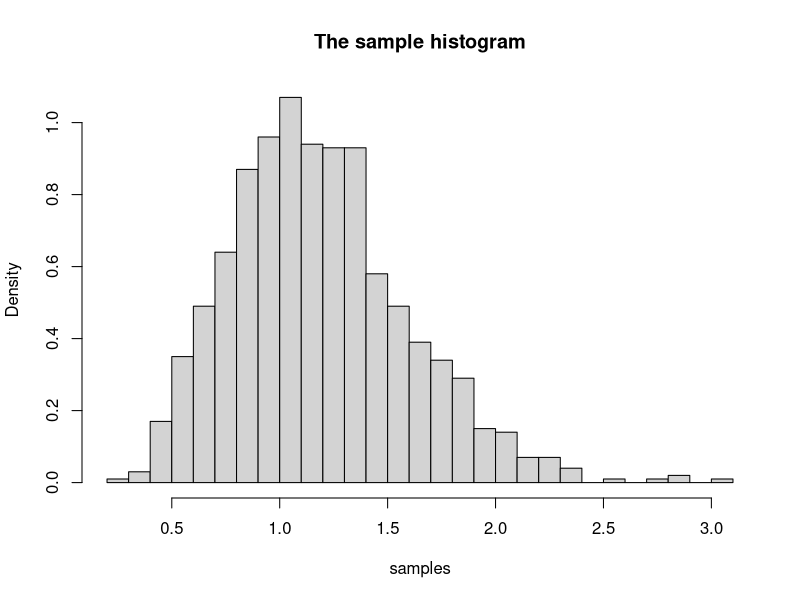
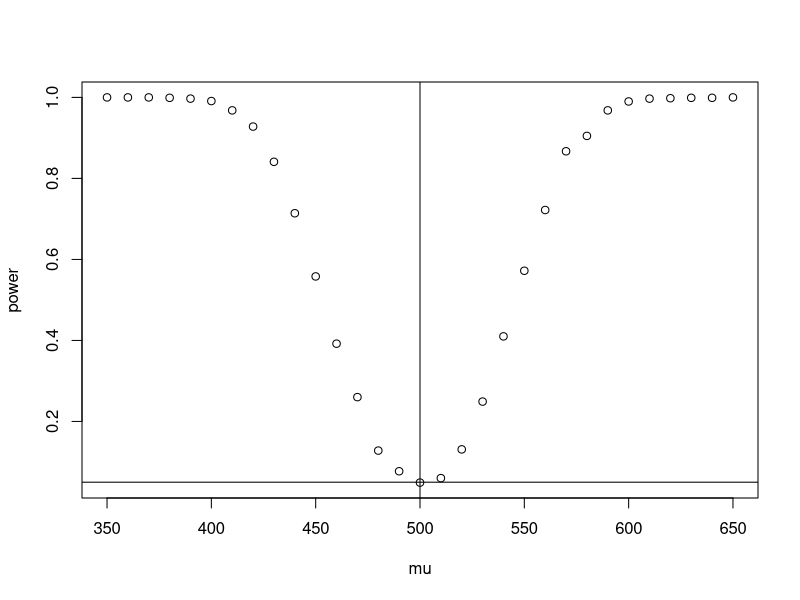
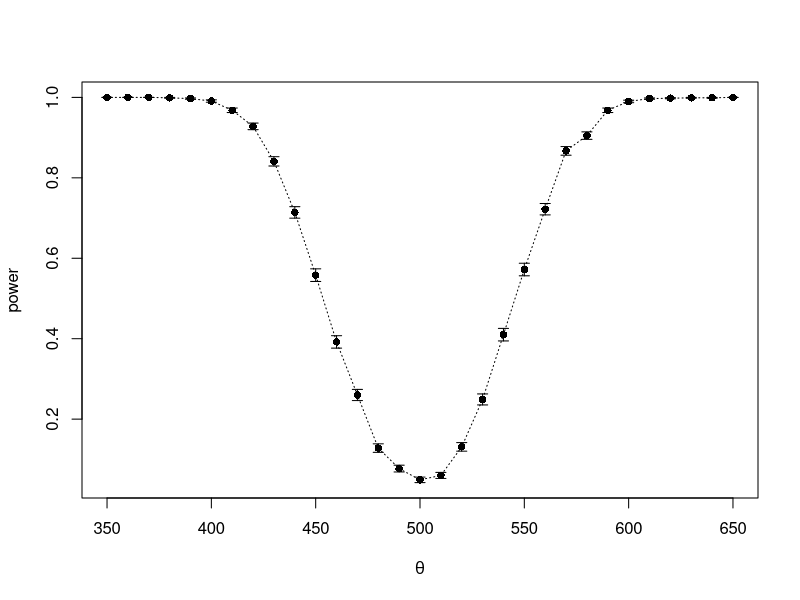
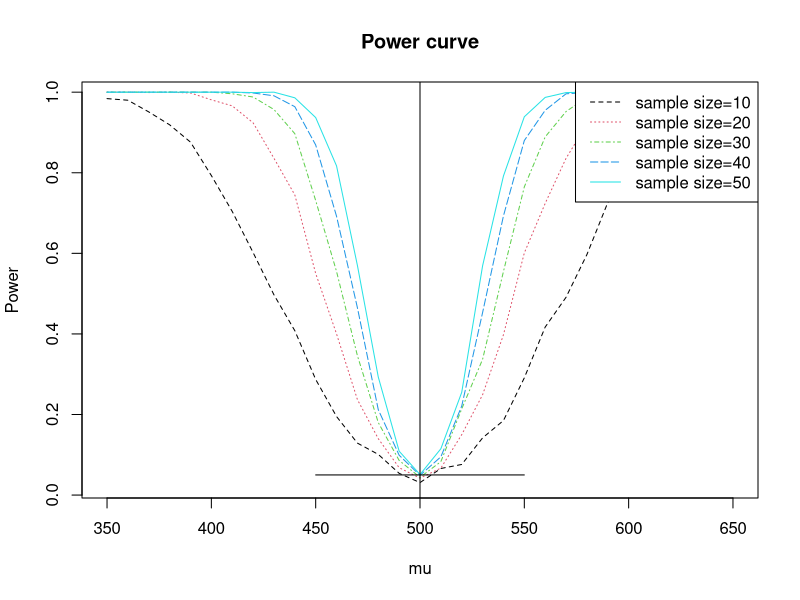

R code for these plots, in order:
## ---- chunk 1
options(scipen = 1, digits = 4, width = 80)
## ---- chunk 2
u <- runif(1000)             #Generating standard uniform variates
X <- (log(1-u)*(-5^4))^(1/4)       #Generating the random values from distribution f using inverse transform method
(est1 = mean(X))
(var1 = var(X))
## ---- chunk 3
u <- runif(1000)
X = ((log(1-u)*(- 5^4))^(1/4) + (log(u)*(- 5^4))^(1/4)) / 2
(est2 = mean(X))
(var2 = var(X))
## ---- chunk 4
x <- c(0.5, 1, 0.1, 1.7, 1.4) #observed data
x_sum = sum(x)

m <- 1000
theta <- rgamma(m, 3, 2)
h <- theta^5 * exp(-theta * x_sum) # compute h(theta)
C <- mean(h) # estimate the normalizing constant
posterior_mean <- mean(theta * h) / C # estimate the posterior mean
posterior_mean
## ---- chunk 5
    x <- c(0.5, 1, 0.1, 1.7, 1.4) #observed data
    n <- length(x)
    x_bar <- mean(x)
    f_g <- function(theta) { # f / g
      f <- theta^(n + 2) * exp(-n * theta * x_bar - 2 * theta) 
      g <- n * x_bar * exp(- n * x_bar * theta)
      return(f / g)
    }
    C <- optimize(f = f_g, c(0, 200), maximum = T)$objective # find the upper bound of f / g
    C
    samples <- numeric(1000)
    acc_cnt = 0
    while (acc_cnt < 1000) {
      u <- runif(1)
      y <- rexp(1, rate = n * x_bar)
      f <- y^(n + 2) * exp( - n * y * x_bar - 2 * y)
      g <- n * x_bar * exp(-n * x_bar * y)
      if (u <= f/g/C) {
        acc_cnt <- acc_cnt + 1
        samples[acc_cnt] <- y
      }
    }
    mean(samples)
    hist(samples, breaks=20, probability = TRUE, main="The sample histogram")
## ---- chunk 6
quantiles <- c(0.025, 0.05, 0.95, 0.975)

sk <- function(x) {
  #computes the sample skewness coeff.
  xbar <- mean(x)
  m3 <- mean((x - xbar)^3)
  m2 <- mean((x - xbar)^2)
  return(m3 / m2^1.5)
}

m <- 1000
b <- numeric(m) # a vector of sample sizes
for(i in 1 : m) {
  x <- rnorm(1000, 0, 1)
  b[i] <- sk(x)
}
ests <- quantile(b, quantiles)

se <- function(q, n, ests) {
  return (q * (1 - q) / n / dnorm(ests)^2)
}
est_se <- numeric(length(quantiles))
for (i in 1 : length(est_se)) {
  est_se[i] <- sqrt(se(quantiles[i], m, ests[i]))
}

real <- qnorm(quantiles, 0, sqrt(6/1000))
table <- cbind(quantiles, ests, real, est_se)
colnames(table) <- c("quantile", "estimated quantile", "theoretical quantile", "estimate's standard error")
table
## ---- chunk 7
m <- 2000
K <- 9
n <- 20
tmean <- matrix(0,m,K)
mse_est <- numeric(K)
mse_se <- numeric(K)
for(k in 1:K){
  for (i in 1:m) {
    x <- sort(rcauchy(n))
    tmean[i,k] <- mean(x[(k+1):(n-k)])
    }
  mse_est[k] <- mean(tmean[,k]^2)
  mse_se[k] <- sqrt(sum((tmean[,k] - mean(tmean[,k]))^2)) / m
}
table <- cbind(seq(1:K),round(mse_est,5),round(mse_se,5))
colnames(table) <- c("k", "Estimated MSE of level k trimmed means", "Standard Error")
knitr::kable(table, caption = 'Estimates of MSE')
## ---- chunk 8
alpha = 0.05
mu <- c(seq(350, 650, 10)) #alternative H
n <- 20
sigma <- 100
m <- 1000
mu0 <- 500
M <- length(mu)
power <- numeric(M)
for (i in 1 : M) {
  pvalues <- replicate(m, expr = {x <- rnorm(n, mean = mu[i], sd = sigma)
      ttest <- t.test(x, alternative = "two.sided", mu = mu0)
      ttest$p.value})
  power[i] <- mean(pvalues <= alpha)
}

library(Hmisc) #for errbar
plot(mu, power)
abline(v = mu0, lty = 1)
abline(h = alpha, lty = 1)
se <- sqrt(power * (1-power) / m)
errbar(mu, power, yplus = power+se, yminus = power-se,xlab = bquote(theta))
lines(mu, power, lty=3)
detach(package:Hmisc)
## ---- chunk 9
n <- seq(10,50,10) #sample size
mu <- c(seq(350, 650, 10))
m <- 1000
M <- length(mu)
N <- length(n)
power <- matrix(0,M,N)
for(j in 1:N){
  for (i in 1:M){
    mu1 <- mu[i]
    pvalues <- replicate(m, expr = {
      #simulate under alternative mu1
      x <- rnorm(n[j], mean = mu1, sd = 100)
      ttest <- t.test(x,
      alternative = "two.sided", mu = 500)
      ttest$p.value })
    power[i, j] <- mean(pvalues <= .05)
  }
}
plot(mu, power[,1], type="l", lty = 2, col = 1, main="Power curve", xlab="mu", ylab="Power")
lines(mu, power[,2], lty = 3, col = 2)
lines(mu, power[,3], lty = 4, col = 3)
lines(mu, power[,4], lty = 5, col = 4)
lines(mu, power[,5], lty = 1, col = 5)
legend("topright", c("sample size=10","sample size=20","sample size=30","sample size=40","sample size=50"), lty = c(2,3,4,5,1),col=c(1,2,3,4,5))
abline(v = 500, lty = 1)
lines(c(450,550),c(0.05,0.05))
## ---- chunk 10
alpha <- 0.05
m <- 1000
n <- 20
qt <- qt(1-alpha/2, df = n-1)
LCL <- replicate(m, expr = {
  x <- rchisq(n, 2)
  return(mean(x) - qt * sd(x) / sqrt(n))
})
UCL <- replicate(m, expr = {
  x <- rchisq(n, 2)
  return(mean(x) + qt * sd(x) / sqrt(n))
})
mean((LCL < 2) * (UCL > 2))
## ---- chunk 11
alpha = 0.055
mu1 <- mu2 <- 0
sigma1 <- 1
sigma2 <- 1.5
sample_num <- c(15, 100, 1000)

m <- 1000
tests_F <- numeric(3)
tests_CF <- numeric(3)

testF <- function(x, y) {
  f_test <- var.test(x, y, alternative = "two.sided", conf.level = 1-alpha)
  return(f_test$p.value < alpha)
}
tests5 = function(X, Y) {
  outx <- sum(X > max(Y)) + sum(X < min(Y))
  outy <- sum(Y > max(X)) + sum(Y < min(X))
  return(as.integer(max(c(outx, outy)) > 5))
}
for (i in 1 : 3) {
  n <- sample_num[i]
  power_F <- mean(replicate(m, expr = {
  x <- rnorm(n, mu1, sigma1)
  y <- rnorm(n, mu2, sigma2)
  testF(x, y)
}))
  power_CF <- mean(replicate(m, expr = {
  x <- rnorm(n, mu1, sigma1)
  y <- rnorm(n, mu2, sigma2)
  tests5(x, y)
}))
  
  tests_F[i] <- power_F
  tests_CF[i] <- power_CF
}

(table = rbind(tests_F, tests_CF))
